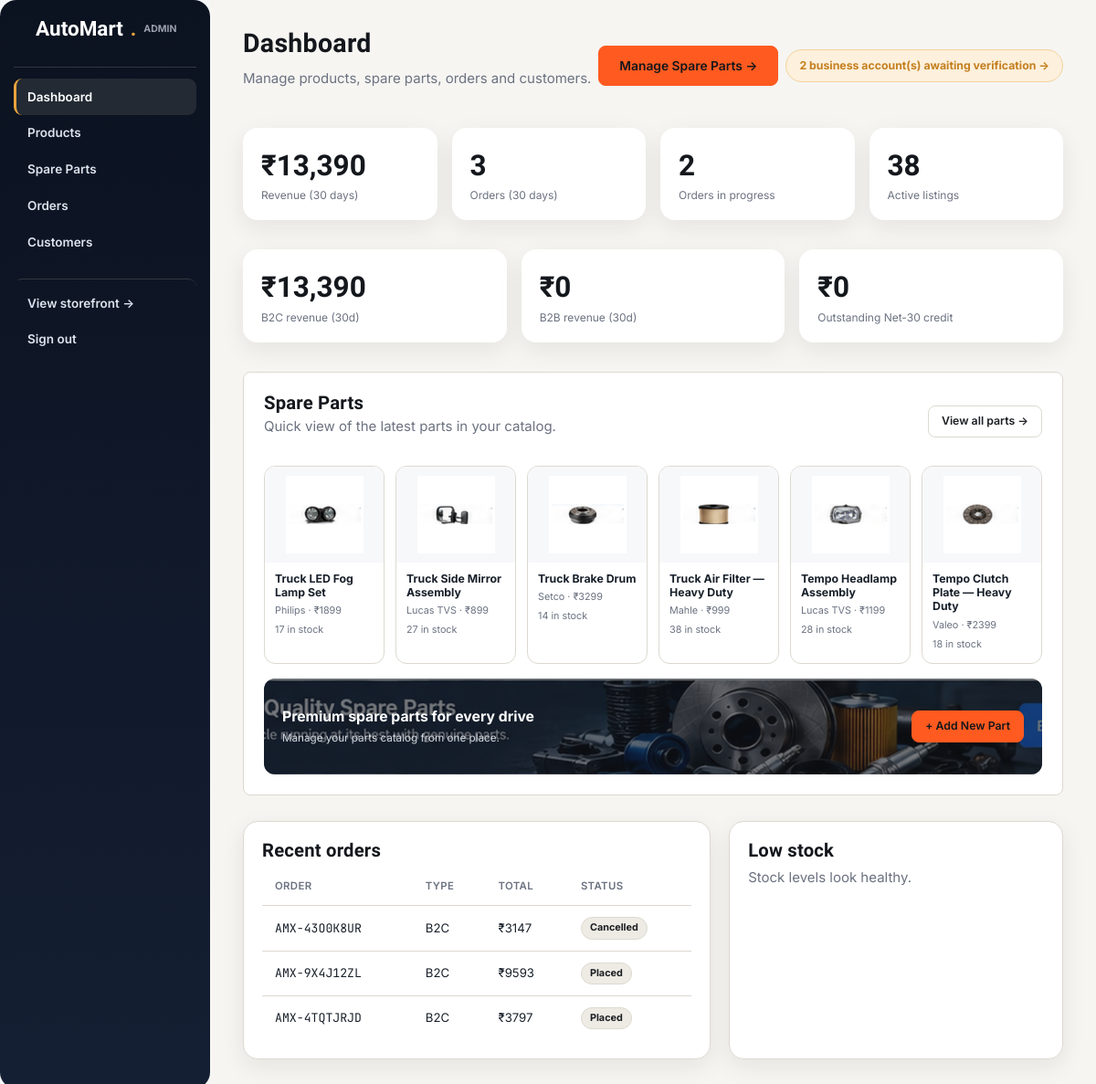
Page /admin/ (signed in) on the committed database.
### models.py (models this page shows, shortened)
class Product(db.Model):
    __tablename__ = "products"
    id = db.Column(db.Integer, primary_key=True)
    sku = db.Column(db.String(30), unique=True, nullable=False)
    name = db.Column(db.String(200), nullable=False)
    slug = db.Column(db.String(220), unique=True, nullable=False, index=True)
    description = db.Column(db.Text)
    brand = db.Column(db.String(80))
    category = db.Column(db.String(20), nullable=False)     # parts | accessories
    vehicle_type = db.Column(db.String(20), nullable=False, index=True)  # see VEHICLE_TYPES
    subcategory = db.Column(db.String(80))  # e.g. "Brakes", "Filters", "Lighting"
    price = db.Column(db.Integer, nullable=False)      # in INR, integer paise-free for simplicity
    mrp = db.Column(db.Integer)                          # strike-through price
    stock = db.Column(db.Integer, default=0)
    bulk_price = db.Column(db.Integer)
    bulk_min_qty = db.Column(db.Integer)
    weight_grams = db.Column(db.Integer, default=500)
    image_url = db.Column(db.String(300))
    rating = db.Column(db.Float, default=4.3)
    rating_count = db.Column(db.Integer, default=0)
    is_active = db.Column(db.Boolean, default=True)
    created_at = db.Column(db.DateTime, default=datetime.utcnow)
    order_items = db.relationship("OrderItem", backref="product", lazy="dynamic")
    @property
    def part_image_filename(self):
        if self.category != "parts":
            return "parts-banner.jpg"
        text = f"{self.name or ''} {self.subcategory or ''}".lower()
        image_rules = (
            (("truck led fog lamp",), "truck-led-fog-lamp-set.jpg"),
            (("truck side mirror",), "truck-side-mirror-assembly.jpg"),
            (("truck brake drum",), "truck-brake-drum.jpg"),
            (("truck air filter",), "truck-air-filter-heavy-duty.jpg"),
            (("tempo headlamp assembly",), "tempo-headlamp-assembly.jpg"),
            (("tempo clutch plate",), "tempo-clutch-plate-heavy-duty.jpg"),
            (("auto-rickshaw led indicator",), "auto-rickshaw-led-indicator-set.jpg"),
            (("tempo leaf spring bush",), "tempo-leaf-spring-bush-kit.jpg"),
            (("auto-rickshaw side mirror",), "auto-rickshaw-side-mirror.jpg"),
            (("auto-rickshaw tyre",), "auto-rickshaw-tyre-tube-type.jpg"),
            (("auto-rickshaw clutch plate",), "auto-rickshaw-clutch-plate.jpg"),
            (("ev motor controller",), "ev-motor-controller.jpg"),
            (("ev battery pack",), "ev-battery-pack-48v.jpg"),
            (("ev onboard charger",), "ev-onboard-charger-cable.jpg"),
            (("scooter battery",), "scooter-battery-4ah.jpg"),
            (("front disc brake pad",), "front-disc-brake-pad.jpg"),
            (("scooter variator",), "scooter-variator-kit.jpg"),
            (("led headlamp bulb",), "led-headlamp-bulb.jpg"),
            (("clutch plate set",), "clutch-plate-set.jpg"),
            (("bike battery",), "bike-battery-5ah.jpg"),
            (("brake shoe set",), "brake-shoe-set.jpg"),
            (("chain & sprocket", "chain and sprocket"), "chain-sprocket-kit.jpg"),
            (("halogen headlight bulb",), "halogen-headlight-bulb-pair.jpg"),
            (("cabin air filter",), "cabin-air-filter.jpg"),
            (("engine oil filter",), "engine-oil-filter.jpg"),
            (("ceramic brake pad",), "ceramic-brake-pad-set-front.jpg"),
            (("brake pad", "brake pads"), "brake-pads.jpg"),
            (("brake disc", "brake drum", "disc brake"), "brake-disc.jpg"),
            (("oil filter",), "oil-filter.jpg"),
            (("air filter", "filter"), "air-filter.jpg"),
            (("spark plug", "spark"), "spark-plug.jpg"),
            (("timing belt",), "timing-belt.jpg"),
        )
        for keywords, filename in image_rules:
            if any(keyword in text for keyword in keywords):
                return filename
        return "parts-banner.jpg"

class Order(db.Model):
    __tablename__ = "orders"
    id = db.Column(db.Integer, primary_key=True)
    order_number = db.Column(db.String(20), unique=True, nullable=False, default=lambda: gen_code("AMX"))
    user_id = db.Column(db.Integer, db.ForeignKey("users.id"), nullable=False)
    order_type = db.Column(db.String(10), default="b2c")  # b2c | b2b — snapshot of buyer's account type
    status = db.Column(db.String(20), default="placed")
    delivery_type = db.Column(db.String(20), default="standard")  # express | standard
    delivery_address = db.Column(db.String(400))
    po_number = db.Column(db.String(60))  # optional purchase-order reference for business buyers
    subtotal = db.Column(db.Integer, default=0)
    delivery_fee = db.Column(db.Integer, default=0)
    discount = db.Column(db.Integer, default=0)
    total = db.Column(db.Integer, default=0)
    is_credit_order = db.Column(db.Boolean, default=False)
    credit_due_date = db.Column(db.DateTime)
    credit_settled = db.Column(db.Boolean, default=False)
    created_at = db.Column(db.DateTime, default=datetime.utcnow)
    updated_at = db.Column(db.DateTime, default=datetime.utcnow, onupdate=datetime.utcnow)
    items = db.relationship("OrderItem", backref="order", lazy="dynamic", cascade="all, delete-orphan")
    payment = db.relationship("Payment", backref="order", uselist=False, cascade="all, delete-orphan")
    @property
    def status_label(self):
        return self.status.replace("_", " ").title()

### blueprints/admin.py (the view)
@bp.route("/")
@login_required
@admin_required
def dashboard():
    since = datetime.utcnow() - timedelta(days=30)
    orders_30d = Order.query.filter(Order.created_at >= since).all()
    revenue_30d = sum(o.total for o in orders_30d if o.status != "cancelled")
    b2b_revenue_30d = sum(o.total for o in orders_30d if o.status != "cancelled" and o.order_type == "b2b")
    b2c_revenue_30d = revenue_30d - b2b_revenue_30d
    pending_orders = Order.query.filter(Order.status.in_(["placed", "confirmed", "packed"])).count()
    total_products = Product.query.filter_by(is_active=True).count()
    low_stock = Product.query.filter(Product.stock <= 5, Product.is_active == True).order_by(Product.stock.asc()).limit(6).all()
    recent_orders = Order.query.order_by(Order.created_at.desc()).limit(8).all()
    featured_parts = Product.query.filter_by(category="parts", is_active=True).order_by(Product.created_at.desc()).limit(6).all()
    pending_business_verification = User.query.filter_by(role="customer", account_type="business", business_verified=False).count()
    outstanding_credit = db.session.query(db.func.sum(User.credit_used)).filter(User.account_type == "business").scalar() or 0
    by_vehicle = {}
    for code, label in VEHICLE_TYPES:
        by_vehicle[label] = Product.query.filter_by(vehicle_type=code, is_active=True).count()
    return render_template(
        "admin/dashboard.html",
        revenue_30d=revenue_30d,
        b2b_revenue_30d=b2b_revenue_30d,
        b2c_revenue_30d=b2c_revenue_30d,
        order_count_30d=len(orders_30d),
        pending_orders=pending_orders,
        total_products=total_products,
        low_stock=low_stock,
        recent_orders=recent_orders,
        featured_parts=featured_parts,
        by_vehicle=by_vehicle,
        pending_business_verification=pending_business_verification,
        outstanding_credit=outstanding_credit,
    )

### blueprints/admin.py (called while the page is built)
def admin_required(fn):
    @wraps(fn)
    def wrapper(*args, **kwargs):
        if not current_user.is_authenticated or not current_user.is_admin:
            abort(403)
        return fn(*args, **kwargs)
    return wrapper

### models.py (called while the page is built)
    @property
    def is_admin(self):
        return self.role == "admin"

### templates/admin/dashboard.html (shortened to what this page needs)
{% extends "admin/base.html" %}
{% block content %}
<div class="admin-topline">
  <div>
    <h2>Dashboard</h2>
    <p class="muted" style="margin-top:4px;">Manage products, spare parts, orders and customers.</p>
  </div>
  <a href="{{ url_for('admin.parts') }}" class="btn btn-primary">Manage Spare Parts →</a>
  {% if pending_business_verification %}
    <a href="{{ url_for('admin.customers', type='business') }}" class="badge badge-express" style="font-size:0.82rem; padding:8px 14px;">{{ pending_business_verification }} business account(s) awaiting verification →</a>
  {% endif %}
</div>
<div class="stat-grid">
  <div class="stat-card"><div class="num">{{ currency }}{{ '{:,}'.format(revenue_30d) }}</div><div class="label">Revenue (30 days)</div></div>
  <div class="stat-card"><div class="num">{{ order_count_30d }}</div><div class="label">Orders (30 days)</div></div>
  <div class="stat-card"><div class="num">{{ pending_orders }}</div><div class="label">Orders in progress</div></div>
  <div class="stat-card"><div class="num">{{ total_products }}</div><div class="label">Active listings</div></div>
</div>
<div class="stat-grid" style="grid-template-columns: repeat(3, 1fr);">
  <div class="stat-card"><div class="num">{{ currency }}{{ '{:,}'.format(b2c_revenue_30d) }}</div><div class="label">B2C revenue (30d)</div></div>
  <div class="stat-card"><div class="num">{{ currency }}{{ '{:,}'.format(b2b_revenue_30d) }}</div><div class="label">B2B revenue (30d)</div></div>
  <div class="stat-card"><div class="num">{{ currency }}{{ '{:,}'.format(outstanding_credit) }}</div><div class="label">Outstanding Net-30 credit</div></div>
</div>
<div class="admin-parts-showcase">
  <div class="admin-parts-showcase-head">
    <div>
      <h3>Spare Parts</h3>
      <p class="muted">Quick view of the latest parts in your catalog.</p>
    </div>
    <a href="{{ url_for('admin.parts') }}" class="btn btn-outline btn-sm">View all parts →</a>
  </div>
  <div class="admin-parts-grid">
    {% for p in featured_parts %}
      {% set img = p.part_image_filename %}
      <a class="admin-part-tile" href="{{ url_for('admin.part_edit', part_id=p.id) }}">
        <div class="admin-part-image"><img src="{{ url_for('static', filename='images/parts/' ~ img) }}" alt="{{ p.name }}"></div>
        <div class="admin-part-tile-body">
          <strong>{{ p.name }}</strong>
          <span>{{ p.brand or p.vehicle_label }} · {{ currency }}{{ p.price }}</span>
          <small>{{ p.stock }} in stock</small>
        </div>
      </a>
    {% else %}
      <div class="muted" style="padding:20px;">No spare parts have been added yet.</div>
    {% endfor %}
  </div>
  <div class="admin-parts-banner">
    <img src="{{ url_for('static', filename='images/parts/parts-banner.jpg') }}" alt="AutoMart spare parts collection">
    <div class="admin-parts-banner-copy">
      <strong>Premium spare parts for every drive</strong>
      <span>Manage your parts catalog from one place.</span>
    </div>
    <a href="{{ url_for('admin.part_new') }}" class="btn btn-primary btn-sm">+ Add New Part</a>
  </div>
</div>
<div class="two-col">
  <div class="card" style="padding:20px;">
    <h3>Recent orders</h3>
    <table>
      <thead><tr><th>Order</th><th>Type</th><th>Total</th><th>Status</th></tr></thead>
      <tbody>
        {% for order in recent_orders %}
          <tr>
            <td><a href="{{ url_for('admin.order_detail', order_number=order.order_number) }}" class="mono">{{ order.order_number }}</a></td>
            <td>{{ 'B2B' if order.order_type == 'b2b' else 'B2C' }}</td>
            <td>{{ currency }}{{ order.total }}</td>
            <td><span class="badge badge-status">{{ order.status_label }}</span></td>
          </tr>
        {% else %}
          <tr><td colspan="4" class="muted">No orders yet.</td></tr>
        {% endfor %}
      </tbody>
    </table>
  </div>
  <div class="card" style="padding:20px;">
    <h3>Low stock</h3>
    {% for p in low_stock %}
      <div class="summary-line"><span>{{ p.name }}</span><span class="badge badge-red">{{ p.stock }} left</span></div>
    {% else %}
      <p class="muted">Stock levels look healthy.</p>
    {% endfor %}
  </div>
</div>
{% endblock %}

### rows in the picture
Product: shows a picture, name "Truck LED Fog Lamp Set", brand "Philips", currency "₹", price "1899", stock "17"
Product: shows a picture, name "Truck Side Mirror Assembly", brand "Lucas TVS", currency "₹", price "899", stock "27"
Product: shows a picture, name "Truck Brake Drum", brand "Setco", currency "₹", price "3299", stock "14"
Product: shows a picture, name "Truck Air Filter — Heavy Duty", brand "Mahle", currency "₹", price "999", stock "38"
Product: shows a picture, name "Tempo Headlamp Assembly", brand "Lucas TVS", currency "₹", price "1199", stock "28"
Product: shows a picture, name "Tempo Clutch Plate — Heavy Duty", brand "Valeo", currency "₹", price "2399", stock "18"
Order: order_number "AMX-43O0K8UR", order_type "B2C", currency "₹", total "3147", status_label "Cancelled"
Order: order_number "AMX-9X4J12ZL", order_type "B2C", currency "₹", total "9593", status_label "Placed"
Order: order_number "AMX-4TQTJRJD", order_type "B2C", currency "₹", total "3797", status_label "Placed"

### other values in the picture
{{ pending_business_verification }} "2"
{{ currency }} "₹"
{{ '{:,}'.format(revenue_30d) }} "13,390"
{{ order_count_30d }} "3"
{{ pending_orders }} "2"
{{ total_products }} "38"
{{ '{:,}'.format(b2c_revenue_30d) }} "13,390"
{{ '{:,}'.format(b2b_revenue_30d) }} "0"
{{ '{:,}'.format(outstanding_credit) }} "0"
